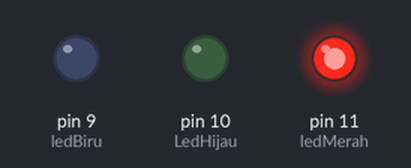
The sketch below on a simulated Arduino Uno, built with avr-gcc and run on an emulated ATmega328P. Parts: output pins drawn as LEDs (lit = HIGH).

Above: at 0.5 s.
At 1.5 s:
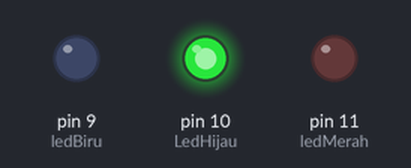
At 5.5 s:
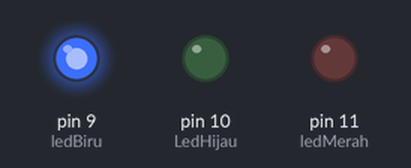
Timing chart, 0 to 6.9 s (numbered marks = the images above):
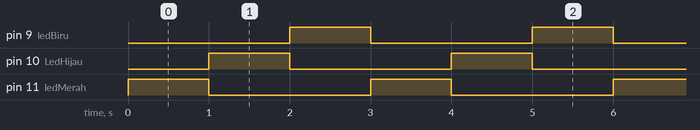

The sketch:

sketch.ino
```cpp
int ledMerah = 11;
int LedHijau = 10;
int ledBiru = 9;

void setup() {
  pinMode(ledMerah, OUTPUT);
  pinMode(LedHijau, OUTPUT);
  pinMode(ledBiru, OUTPUT);
}

/*
  Keterangan :
  - DigitalWrite digunakan untuk mengontrol pin digital pada arduino (HIGH = menyala, LOW = mati)
  - Delay digunakan untuk memberika jeda (1000 ms = 1 detik)

*/
void loop() {
  digitalWrite(ledMerah, HIGH);
  digitalWrite(LedHijau, LOW);
  digitalWrite(ledBiru, LOW);
  delay(1000);

  digitalWrite(ledMerah, LOW);
  digitalWrite(LedHijau, HIGH);
  digitalWrite(ledBiru, LOW);
  delay(1000);

  digitalWrite(ledMerah, LOW);
  digitalWrite(LedHijau, LOW);
  digitalWrite(ledBiru, HIGH);
  delay(1000);
}
```

Measured:
- by itself, pin 9 (ledBiru), pin 10 (LedHijau), pin 11 (ledMerah): alternates HIGH for 1.0 s and LOW for 2.0 s
- by itself, everything shown: repeats every 3.0 s, in 3 steps
